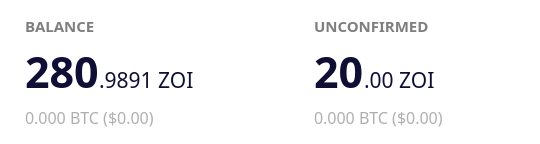
           <widget class="QFrame" name="balance_frame">
            <property name="enabled">
             <bool>true</bool>
            </property>
            <property name="palette">
             <palette>
              <active>
               <colorrole role="Button">
                <brush brushstyle="SolidPattern">
                 <color alpha="255">
                  <red>255</red>
                  <green>255</green>
                  <blue>255</blue>
                 </color>
                </brush>
               </colorrole>
               <colorrole role="Base">
                <brush brushstyle="SolidPattern">
                 <color alpha="255">
                  <red>255</red>
                  <green>255</green>
                  <blue>255</blue>
                 </color>
                </brush>
               </colorrole>
               <colorrole role="Window">
                <brush brushstyle="SolidPattern">
                 <color alpha="255">
                  <red>255</red>
                  <green>255</green>
                  <blue>255</blue>
                 </color>
                </brush>
               </colorrole>
              </active>
              <inactive>
               <colorrole role="Button">
                <brush brushstyle="SolidPattern">
                 <color alpha="255">
                  <red>255</red>
                  <green>255</green>
                  <blue>255</blue>
                 </color>
                </brush>
               </colorrole>
               <colorrole role="Base">
                <brush brushstyle="SolidPattern">
                 <color alpha="255">
                  <red>255</red>
                  <green>255</green>
                  <blue>255</blue>
                 </color>
                </brush>
               </colorrole>
               <colorrole role="Window">
                <brush brushstyle="SolidPattern">
                 <color alpha="255">
                  <red>255</red>
                  <green>255</green>
                  <blue>255</blue>
                 </color>
                </brush>
               </colorrole>
              </inactive>
              <disabled>
               <colorrole role="Button">
                <brush brushstyle="SolidPattern">
                 <color alpha="255">
                  <red>255</red>
                  <green>255</green>
                  <blue>255</blue>
                 </color>
                </brush>
               </colorrole>
               <colorrole role="Base">
                <brush brushstyle="SolidPattern">
                 <color alpha="255">
                  <red>255</red>
                  <green>255</green>
                  <blue>255</blue>
                 </color>
                </brush>
               </colorrole>
               <colorrole role="Window">
                <brush brushstyle="SolidPattern">
                 <color alpha="255">
                  <red>255</red>
                  <green>255</green>
                  <blue>255</blue>
                 </color>
                </brush>
               </colorrole>
              </disabled>
             </palette>
            </property>
            <property name="contextMenuPolicy">
             <enum>Qt::DefaultContextMenu</enum>
            </property>
            <property name="styleSheet">
             <string notr="true">background-color: rgb(255, 255, 255);
border:0;</string>
            </property>
            <property name="frameShape">
             <enum>QFrame::StyledPanel</enum>
            </property>
            <property name="frameShadow">
             <enum>QFrame::Plain</enum>
            </property>
            <property name="lineWidth">
             <number>1</number>
            </property>
            <layout class="QGridLayout" name="gridLayout">
             <property name="sizeConstraint">
              <enum>QLayout::SetDefaultConstraint</enum>
             </property>
             <property name="leftMargin">
              <number>25</number>
             </property>
             <property name="topMargin">
              <number>15</number>
             </property>
             <property name="rightMargin">
              <number>25</number>
             </property>
             <property name="bottomMargin">
              <number>15</number>
             </property>
             <property name="horizontalSpacing">
              <number>80</number>
             </property>
             <property name="verticalSpacing">
              <number>5</number>
             </property>
             <item row="1" column="0">
              <layout class="QHBoxLayout" name="horizontalLayout_7">
               <property name="spacing">
                <number>0</number>
               </property>
               <property name="topMargin">
                <number>0</number>
               </property>
               <item>
                <widget class="QLabel" name="labelBalance">
                 <property name="sizePolicy">
                  <sizepolicy hsizetype="Preferred" vsizetype="Preferred">
                   <horstretch>0</horstretch>
                   <verstretch>0</verstretch>
                  </sizepolicy>
                 </property>
                 <property name="font">
                  <font>
                   <family>ZoinBold</family>
                   <pointsize>32</pointsize>
                   <weight>75</weight>
                   <italic>false</italic>
                   <bold>true</bold>
                  </font>
                 </property>
                 <property name="cursor">
                  <cursorShape>IBeamCursor</cursorShape>
                 </property>
                 <property name="toolTip">
                  <string>Your current balance</string>
                 </property>
                 <property name="styleSheet">
                  <string notr="true">color: rgb(15, 15, 54);</string>
                 </property>
                 <property name="text">
                  <string notr="true">280</string>
                 </property>
                 <property name="alignment">
                  <set>Qt::AlignBottom|Qt::AlignLeading|Qt::AlignLeft</set>
                 </property>
                 <property name="indent">
                  <number>0</number>
                 </property>
                 <property name="textInteractionFlags">
                  <set>Qt::NoTextInteraction</set>
                 </property>
                </widget>
               </item>
               <item>
                <widget class="QLabel" name="labelBalanceDecimal">
                 <property name="font">
                  <font>
                   <family>ZoinRegular</family>
                   <pointsize>16</pointsize>
                  </font>
                 </property>
                 <property name="styleSheet">
                  <string notr="true">color: rgb(15, 15, 54);
padding-bottom:6;</string>
                 </property>
                 <property name="text">
                  <string>.9891 ZOI</string>
                 </property>
                 <property name="alignment">
                  <set>Qt::AlignBottom|Qt::AlignLeading|Qt::AlignLeft</set>
                 </property>
                 <property name="indent">
                  <number>0</number>
                 </property>
                </widget>
               </item>
               <item>
                <spacer name="horizontalSpacer_6">
                 <property name="orientation">
                  <enum>Qt::Horizontal</enum>
                 </property>
                 <property name="sizeHint" stdset="0">
                  <size>
                   <width>40</width>
                   <height>20</height>
                  </size>
                 </property>
                </spacer>
               </item>
              </layout>
             </item>
             <item row="0" column="0">
              <widget class="QLabel" name="label">
               <property name="enabled">
                <bool>false</bool>
               </property>
               <property name="sizePolicy">
                <sizepolicy hsizetype="Preferred" vsizetype="Preferred">
                 <horstretch>0</horstretch>
                 <verstretch>0</verstretch>
                </sizepolicy>
               </property>
               <property name="font">
                <font>
                 <family>ZoinBold</family>
                 <pointsize>11</pointsize>
                 <weight>75</weight>
                 <bold>true</bold>
                </font>
               </property>
               <property name="styleSheet">
                <string notr="true">color: rgb(126, 126, 126);</string>
               </property>
               <property name="text">
                <string>BALANCE</string>
               </property>
               <property name="textInteractionFlags">
                <set>Qt::NoTextInteraction</set>
               </property>
              </widget>
             </item>
             <item row="0" column="1">
              <widget class="QLabel" name="label_3">
               <property name="enabled">
                <bool>false</bool>
               </property>
               <property name="sizePolicy">
                <sizepolicy hsizetype="Preferred" vsizetype="Preferred">
                 <horstretch>0</horstretch>
                 <verstretch>0</verstretch>
                </sizepolicy>
               </property>
               <property name="font">
                <font>
                 <family>ZoinBold</family>
                 <pointsize>11</pointsize>
                 <weight>75</weight>
                 <bold>true</bold>
                </font>
               </property>
               <property name="layoutDirection">
                <enum>Qt::LeftToRight</enum>
               </property>
               <property name="autoFillBackground">
                <bool>false</bool>
               </property>
               <property name="styleSheet">
                <string notr="true">color: rgb(126, 126, 126);</string>
               </property>
               <property name="text">
                <string>UNCONFIRMED</string>
               </property>
               <property name="alignment">
                <set>Qt::AlignLeading|Qt::AlignLeft|Qt::AlignVCenter</set>
               </property>
               <property name="indent">
                <number>-1</number>
               </property>
               <property name="textInteractionFlags">
                <set>Qt::NoTextInteraction</set>
               </property>
              </widget>
             </item>
             <item row="3" column="1">
              <widget class="QLabel" name="labelUnconfirmedUSD">
               <property name="enabled">
                <bool>false</bool>
               </property>
               <property name="font">
                <font>
                 <family>ZoinLight</family>
                 <pointsize>12</pointsize>
                 <weight>50</weight>
                 <bold>false</bold>
                </font>
               </property>
               <property name="styleSheet">
                <string notr="true">color: rgb(175, 175, 175);
</string>
               </property>
               <property name="text">
                <string>0.000 BTC ($0.00)</string>
               </property>
               <property name="textInteractionFlags">
                <set>Qt::NoTextInteraction</set>
               </property>
              </widget>
             </item>
             <item row="3" column="0">
              <widget class="QLabel" name="labelBalanceUSD">
               <property name="palette">
                <palette>
                 <active>
                  <colorrole role="WindowText">
                   <brush brushstyle="SolidPattern">
                    <color alpha="255">
                     <red>175</red>
                     <green>175</green>
                     <blue>175</blue>
                    </color>
                   </brush>
                  </colorrole>
                  <colorrole role="Button">
                   <brush brushstyle="SolidPattern">
                    <color alpha="255">
                     <red>255</red>
                     <green>255</green>
                     <blue>255</blue>
                    </color>
                   </brush>
                  </colorrole>
                  <colorrole role="Text">
                   <brush brushstyle="SolidPattern">
                    <color alpha="255">
                     <red>175</red>
                     <green>175</green>
                     <blue>175</blue>
                    </color>
                   </brush>
                  </colorrole>
                  <colorrole role="ButtonText">
                   <brush brushstyle="SolidPattern">
                    <color alpha="255">
                     <red>175</red>
                     <green>175</green>
                     <blue>175</blue>
                    </color>
                   </brush>
                  </colorrole>
                  <colorrole role="Base">
                   <brush brushstyle="SolidPattern">
                    <color alpha="255">
                     <red>255</red>
                     <green>255</green>
                     <blue>255</blue>
                    </color>
                   </brush>
                  </colorrole>
                  <colorrole role="Window">
                   <brush brushstyle="SolidPattern">
                    <color alpha="255">
                     <red>255</red>
                     <green>255</green>
                     <blue>255</blue>
                    </color>
                   </brush>
                  </colorrole>
                 </active>
                 <inactive>
                  <colorrole role="WindowText">
                   <brush brushstyle="SolidPattern">
                    <color alpha="255">
                     <red>175</red>
                     <green>175</green>
                     <blue>175</blue>
                    </color>
                   </brush>
                  </colorrole>
                  <colorrole role="Button">
                   <brush brushstyle="SolidPattern">
                    <color alpha="255">
                     <red>255</red>
                     <green>255</green>
                     <blue>255</blue>
                    </color>
                   </brush>
                  </colorrole>
                  <colorrole role="Text">
                   <brush brushstyle="SolidPattern">
                    <color alpha="255">
                     <red>175</red>
                     <green>175</green>
                     <blue>175</blue>
                    </color>
                   </brush>
                  </colorrole>
                  <colorrole role="ButtonText">
                   <brush brushstyle="SolidPattern">
                    <color alpha="255">
                     <red>175</red>
                     <green>175</green>
                     <blue>175</blue>
                    </color>
                   </brush>
                  </colorrole>
                  <colorrole role="Base">
                   <brush brushstyle="SolidPattern">
                    <color alpha="255">
                     <red>255</red>
                     <green>255</green>
                     <blue>255</blue>
                    </color>
                   </brush>
                  </colorrole>
                  <colorrole role="Window">
                   <brush brushstyle="SolidPattern">
                    <color alpha="255">
                     <red>255</red>
                     <green>255</green>
                     <blue>255</blue>
                    </color>
                   </brush>
                  </colorrole>
                 </inactive>
                 <disabled>
                  <colorrole role="WindowText">
                   <brush brushstyle="SolidPattern">
                    <color alpha="255">
                     <red>175</red>
                     <green>175</green>
                     <blue>175</blue>
                    </color>
                   </brush>
                  </colorrole>
                  <colorrole role="Button">
                   <brush brushstyle="SolidPattern">
                    <color alpha="255">
                     <red>255</red>
                     <green>255</green>
                     <blue>255</blue>
                    </color>
                   </brush>
                  </colorrole>
                  <colorrole role="Text">
                   <brush brushstyle="SolidPattern">
                    <color alpha="255">
                     <red>175</red>
                     <green>175</green>
                     <blue>175</blue>
                    </color>
                   </brush>
                  </colorrole>
                  <colorrole role="ButtonText">
                   <brush brushstyle="SolidPattern">
                    <color alpha="255">
                     <red>175</red>
                     <green>175</green>
                     <blue>175</blue>
                    </color>
                   </brush>
                  </colorrole>
                  <colorrole role="Base">
                   <brush brushstyle="SolidPattern">
                    <color alpha="255">
                     <red>255</red>
                     <green>255</green>
                     <blue>255</blue>
                    </color>
                   </brush>
                  </colorrole>
                  <colorrole role="Window">
                   <brush brushstyle="SolidPattern">
                    <color alpha="255">
                     <red>255</red>
                     <green>255</green>
                     <blue>255</blue>
                    </color>
                   </brush>
                  </colorrole>
                 </disabled>
                </palette>
               </property>
               <property name="font">
                <font>
                 <family>ZoinLight</family>
                 <pointsize>12</pointsize>
                 <weight>50</weight>
                 <bold>false</bold>
                </font>
               </property>
               <property name="styleSheet">
                <string notr="true">color: rgb(175, 175, 175);
</string>
               </property>
               <property name="text">
                <string>0.000 BTC ($0.00)</string>
               </property>
               <property name="textInteractionFlags">
                <set>Qt::NoTextInteraction</set>
               </property>
              </widget>
             </item>
             <item row="1" column="1">
              <layout class="QHBoxLayout" name="horizontalLayout_9">
               <property name="spacing">
                <number>0</number>
               </property>
               <item>
                <widget class="QLabel" name="labelUnconfirmed">
                 <property name="enabled">
                  <bool>false</bool>
                 </property>
                 <property name="sizePolicy">
                  <sizepolicy hsizetype="Preferred" vsizetype="Preferred">
                   <horstretch>0</horstretch>
                   <verstretch>0</verstretch>
                  </sizepolicy>
                 </property>
                 <property name="font">
                  <font>
                   <family>ZoinBold</family>
                   <pointsize>32</pointsize>
                   <weight>75</weight>
                   <italic>false</italic>
                   <bold>true</bold>
                  </font>
                 </property>
                 <property name="cursor">
                  <cursorShape>IBeamCursor</cursorShape>
                 </property>
                 <property name="toolTip">
                  <string>Total of transactions that have yet to be confirmed, and do not yet count toward the current balance</string>
                 </property>
                 <property name="layoutDirection">
                  <enum>Qt::LeftToRight</enum>
                 </property>
                 <property name="styleSheet">
                  <string notr="true">color: rgb(15, 15, 54);</string>
                 </property>
                 <property name="text">
                  <string notr="true">20</string>
                 </property>
                 <property name="alignment">
                  <set>Qt::AlignLeading|Qt::AlignLeft|Qt::AlignVCenter</set>
                 </property>
                 <property name="textInteractionFlags">
                  <set>Qt::NoTextInteraction</set>
                 </property>
                </widget>
               </item>
               <item>
                <widget class="QLabel" name="labelUnconfirmedDecimal">
                 <property name="font">
                  <font>
                   <family>ZoinRegular</family>
                   <pointsize>16</pointsize>
                  </font>
                 </property>
                 <property name="styleSheet">
                  <string notr="true">color: rgb(15, 15, 54);
padding-bottom:6;</string>
                 </property>
                 <property name="text">
                  <string>.00 ZOI</string>
                 </property>
                 <property name="alignment">
                  <set>Qt::AlignBottom|Qt::AlignLeading|Qt::AlignLeft</set>
                 </property>
                 <property name="indent">
                  <number>0</number>
                 </property>
                </widget>
               </item>
               <item>
                <spacer name="horizontalSpacer_5">
                 <property name="orientation">
                  <enum>Qt::Horizontal</enum>
                 </property>
                 <property name="sizeHint" stdset="0">
                  <size>
                   <width>40</width>
                   <height>20</height>
                  </size>
                 </property>
                </spacer>
               </item>
              </layout>
             </item>
             <item row="3" column="2">
              <spacer name="horizontalSpacer_3">
               <property name="orientation">
                <enum>Qt::Horizontal</enum>
               </property>
               <property name="sizeHint" stdset="0">
                <size>
                 <width>40</width>
                 <height>20</height>
                </size>
               </property>
              </spacer>
             </item>
            </layout>
           </widget>
